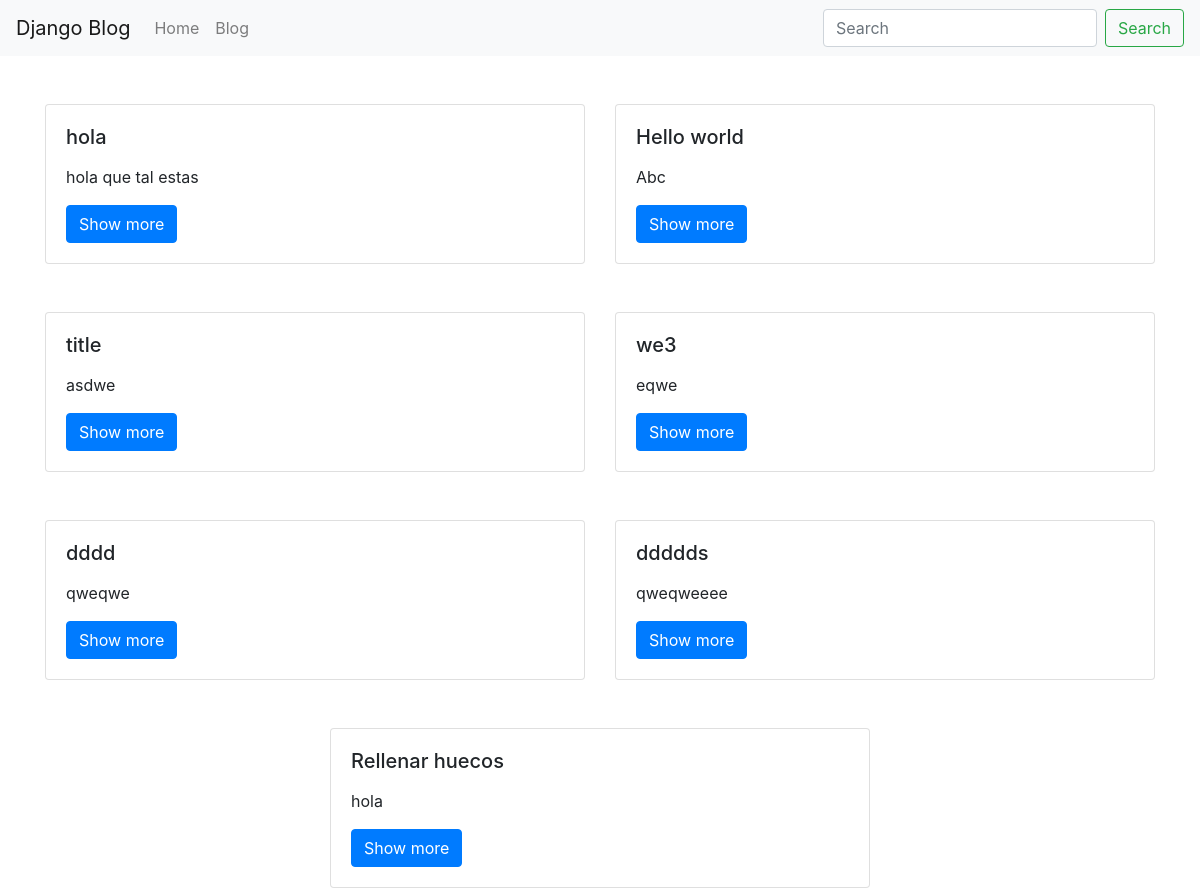
The page /blog/ on the database as committed earlier.
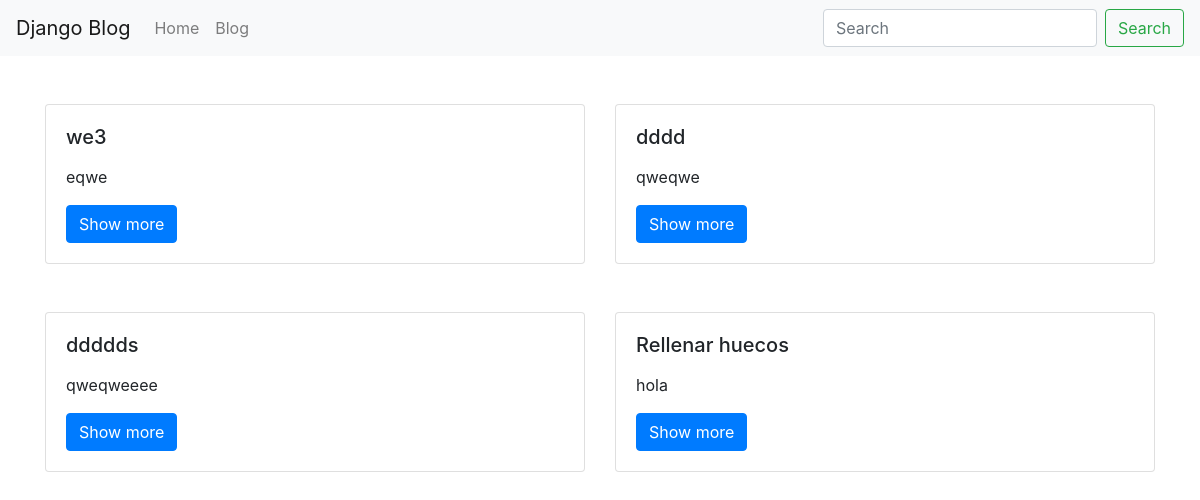
The same page on the database as committed later.
### blog/models.py (models this page shows, shortened)
class BlogPost(models.Model):
    user = models.ForeignKey(User, default=1,null= True, on_delete=models.SET_NULL)
    title = models.CharField(max_length=120)
    slug = models.SlugField(unique=True)
    content = models.TextField(null=True, blank=True)
    def get_absolute_url(self):
        return f"/blog/{self.slug}"

### blog/views.py (the view)
# urls.py: path('', blog_post_list_view),
def blog_post_list_view(request):
    qs = BlogPost.objects.all()
    template_name = 'blog/list.html'
    context = {'object_list': qs}
    return render(request, template_name, context)

### blog/templates/blog/list.html
{% extends "base.html" %}
{% block content %}
<div class="container">
    <div class="row">
        {% for object in object_list %}
        {% include 'blog/list_inline.html' with blog_post=object %}
        {% endfor %}
    </div>
</div>
{% endblock %}

### blog/templates/blog/list_inline.html
<div class="col col-md-6 mx-auto mt-5">
    <div class="card">
        <div class="card-body">
            <h5 class="card-title">{{blog_post.title}}</h5>
            <p class="card-text">{{blog_post.content|linebreaks|truncatewords:30}}</p>
            <a href="{{ blog_post.get_absolute_url }}" class="btn btn-primary">Show more</a>
        </div>
    </div>
</div>

Rows that differ between the two databases and show on the page:
removed BlogPost: title "hola", content "hola que tal estas"
removed BlogPost: title "Hello world", content "Abc"
removed BlogPost: title "title", content "asdwe"
